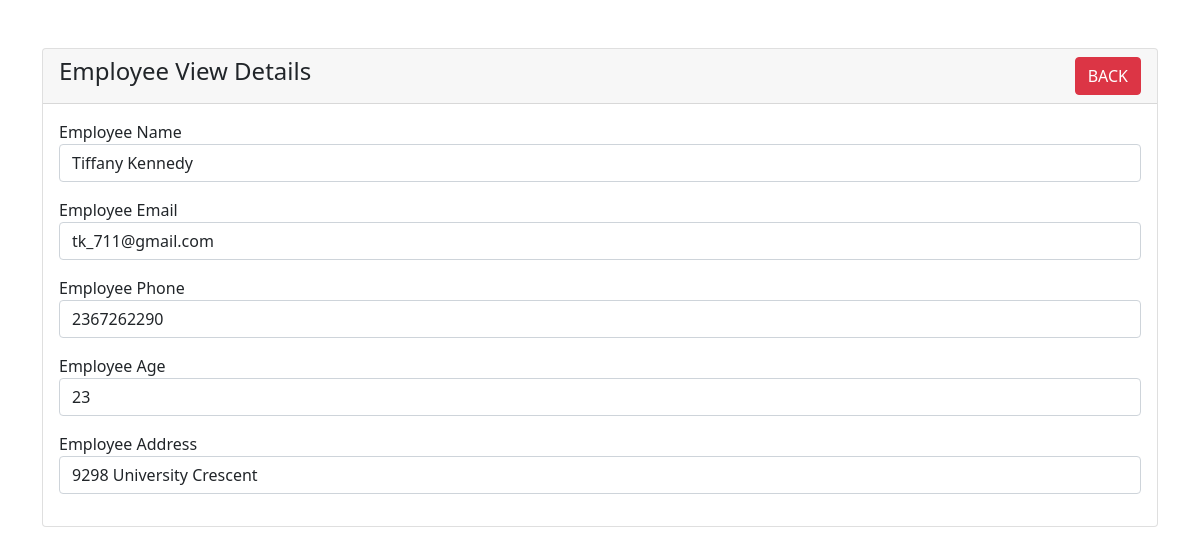
/user-view.php?id=36372, run on the app's committed database.
### tables this page shows
CREATE TABLE `employee` (
  `id` int(6) NOT NULL,
  `name` varchar(50) NOT NULL,
  `email` varchar(191) NOT NULL,
  `phone` bigint(225) NOT NULL,
  `age` int(2) NOT NULL,
  `address` varchar(50) NOT NULL
);

### user-view.php (the view, shortened to what this page needs)
<?php
require 'connect.php';
?>
<!doctype html>
<html lang="en">
  <head>
    <link href="https://cdn.jsdelivr.net/npm/bootstrap@5.1.3/dist/css/bootstrap.min.css" rel="stylesheet">
</head>
<body>
    <div class="container mt-5">
        <div class="row">
            <div class="col-md-12">
                <div class="card">
                    <div class="card-header">
                        <h4>Employee View Details
                            <a href="home.php" class="btn btn-danger float-end">BACK</a>
                        </h4>
                    </div>
                    <div class="card-body">
                        <?php
                        if(isset($_GET['id']))
                        {
                            $employee_id = mysqli_real_escape_string($con, $_GET['id']);
                            $query = "SELECT * FROM employee WHERE id='$employee_id' ";
                            $query_run = mysqli_query($con, $query);
                            if(mysqli_num_rows($query_run) > 0)
                            {
                                $employee = mysqli_fetch_array($query_run);
                                ?>
                                    <div class="mb-3">
                                        <label>Employee Name</label>
                                        <p class="form-control">
                                            <?=$employee['name'];?>
                                        </p>
                                    </div>
                                    <div class="mb-3">
                                        <label>Employee Email</label>
                                        <p class="form-control">
                                            <?=$employee['email'];?>
                                        </p>
                                    </div>
                                    <div class="mb-3">
                                        <label>Employee Phone</label>
                                        <p class="form-control">
                                            <?=$employee['phone'];?>
                                        </p>
                                    </div>
                                    <div class="mb-3">
                                        <label>Employee Age</label>
                                        <p class="form-control">
                                            <?=$employee['age'];?>
                                        </p>
                                    </div>
                                    <div class="mb-3">
                                        <label>Employee Address</label>
                                        <p class="form-control">
                                            <?=$employee['address'];?>
                                        </p>
                                    </div>
                                <?php
                            }
                            else
                            {
                                echo "<h4>No Such Id Found</h4>";
                            }
                        }
                        ?>
                    </div>
                </div>
            </div>
        </div>
    </div>
</body>
</html>

### data on the page
employee: name "Tiffany Kennedy", email "tk_711@gmail.com", phone "2367262290", age "23", address "9298 University Crescent"
